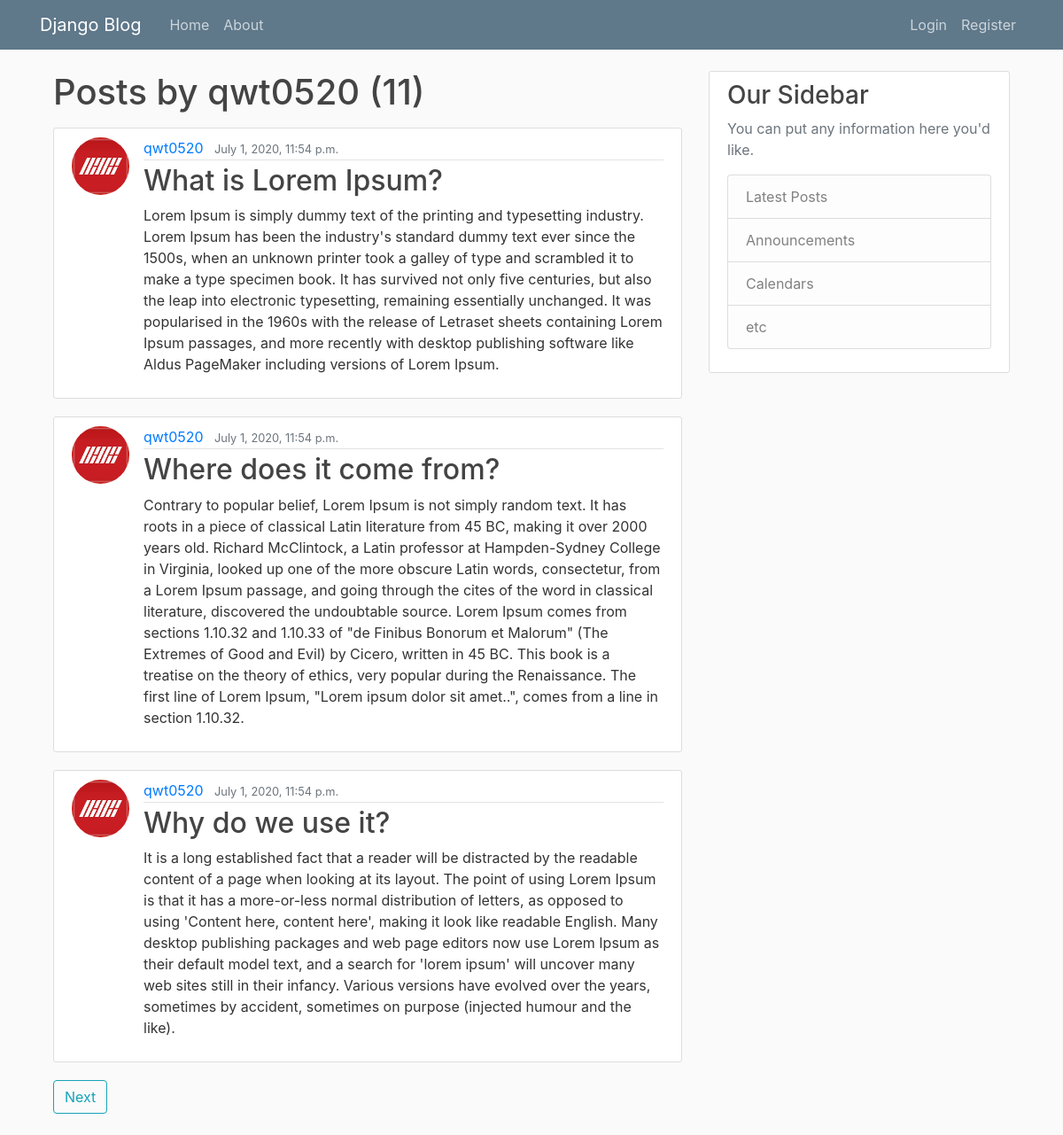
The app's page /blog/user/qwt0520 with its own data.
### blog/models.py (models this page shows, shortened)
class Post(models.Model):
    title = models.CharField(max_length=100)
    content = models.TextField()
    date_posted = models.DateTimeField(default=timezone.now())
    author = models.ForeignKey(User, on_delete=models.CASCADE)

### Users/models.py (models this page shows, shortened)
class Profile(models.Model):
    user = models.OneToOneField(User, on_delete=models.CASCADE)
    image = models.ImageField(default='default.jpg', upload_to='profile_pics')

### blog/views.py (the view)
# urls.py: path('user/<str:username>', UserPostListView.as_view(), name = 'user-posts'),
class UserPostListView(ListView):
    model = Post
    template_name = 'blog/user_posts.html'
    context_object_name = 'posts'
    paginate_by = 3
    def get_queryset(self):
        user = get_object_or_404(User, username=self.kwargs.get('username'))
        return Post.objects.filter(author=user).order_by('-date_posted')

### blog/templates/blog/user_posts.html (shortened to what this page needs)
{% extends "blog/base.html" %}
{% block content %}
    <h1 class="mb-3">Posts by {{ view.kwargs.username }} ({{ page_obj.paginator.count }})</h1>
    {% for post in posts %}
        <article class="media content-section">
            <img class = "rounded-circle article-img" src="{{ post.author.profile.image.url }}">
            <div class="media-body">
                <div class="article-metadata">
                    <a class="mr-2" href="{% url 'user-posts' post.author.username %}">{{ post.author }}</a>
                    <small class="text-muted">{{ post.date_posted }}</small>
                </div>
                <h2><a class="article-title" href="{% url 'post-detail' post.id %}">{{ post.title }}</a></h2>
                <p class="article-content">{{ post.content }}</p>
            </div>
        </article>
    {% endfor %}
    {% if page_obj.has_next %}
        <a class="btn btn-outline-info mb-4" href="?page={{ page_obj.next_page_number }}">Next</a>
    {% endif %}
{% endblock content %}

### blog/static/blog/main.css (style rules this page uses)
body { background: #fafafa; color: #333333; margin-top: 5rem; }
h1, h2, h3, h4, h5, h6 { color: #444444; }
.content-section { background: #ffffff; padding: 10px 20px; border: 1px solid #dddddd; border-radius: 3px; margin-bottom: 20px; }
.article-title { color: #444444; }
.article-content { white-space: pre-line; }
.article-img { height: 65px; width: 65px; margin-right: 16px; }
.article-metadata { padding-bottom: 1px; margin-bottom: 4px; border-bottom: 1px solid #e3e3e3 }

### records on screen
Post: author.profile.image (picture), author "qwt0520", date_posted "July 1, 2020, 11:54 p.m.", title "What is Lorem Ipsum?", content "Lorem Ipsum is simply dummy text of the printing and typesetting industry. Lorem Ipsum has been the industry's standard dummy text ever since the 1500s, when an unknown printer took a galley of type and scrambled it to make a type specimen book. It has survived not only five centuries, but also the leap into electronic typesetting, remaining essentially unchanged. It was popularised in the 1960s with the release of Letraset sheets containing Lorem Ipsum passages, and more recently with desktop publishing software like Aldus PageMaker including versions of Lorem Ipsum."
Post: author.profile.image (picture), author "qwt0520", date_posted "July 1, 2020, 11:54 p.m.", title "Where does it come from?", content "Contrary to popular belief, Lorem Ipsum is not simply random text. It has roots in a piece of classical Latin literature from 45 BC, making it over 2000 years old. Richard McClintock, a Latin professor at Hampden-Sydney College in Virginia, looked up one of the more obscure Latin words, consectetur, from a Lorem Ipsum passage, and going through the cites of the word in classical literature, discovered the undoubtable source. Lorem Ipsum comes from sections 1.10.32 and 1.10.33 of \"de Finibus Bonorum et Malorum\" (The Extremes of Good and Evil) by Cicero, written in 45 BC. This book is a treatise on the theory of ethics, very popular during the Renaissance. The first line of Lorem Ipsum,…"
Post: author.profile.image (picture), author "qwt0520", date_posted "July 1, 2020, 11:54 p.m.", title "Why do we use it?", content "It is a long established fact that a reader will be distracted by the readable content of a page when looking at its layout. The point of using Lorem Ipsum is that it has a more-or-less normal distribution of letters, as opposed to using 'Content here, content here', making it look like readable English. Many desktop publishing packages and web page editors now use Lorem Ipsum as their default model text, and a search for 'lorem ipsum' will uncover many web sites still in their infancy. Various versions have evolved over the years, sometimes by accident, sometimes on purpose (injected humour and the like)."

### other values on screen
{{ view.kwargs.username }} "qwt0520"
{{ page_obj.paginator.count }} "11"
